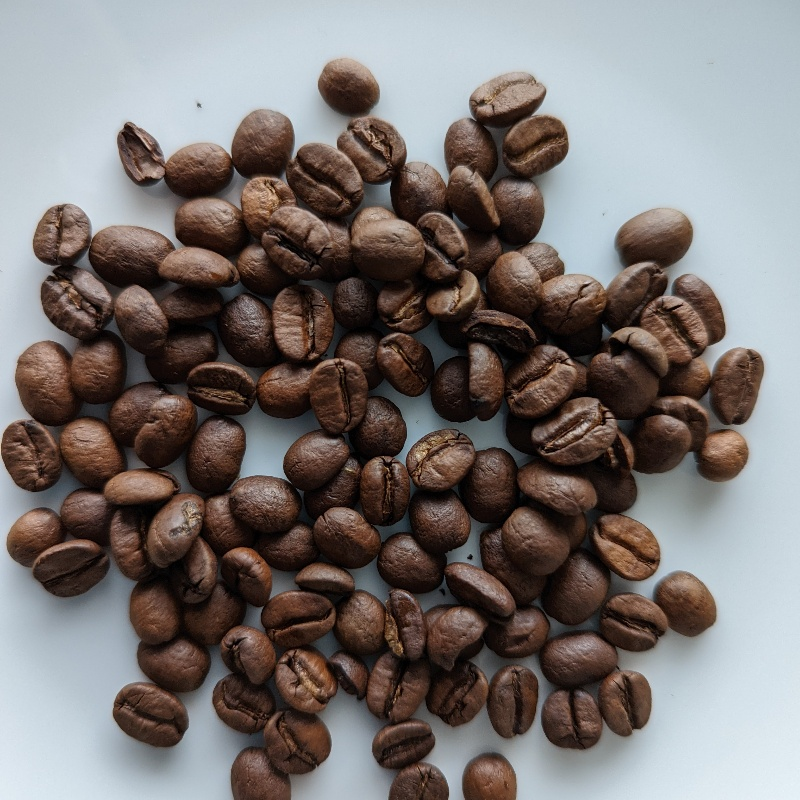
#> input picture RESEARCH/Coffee_beans/test/good/OK_good_002.jpg, 800 x 800 px; its folder holds 4 pictures in this run
$ jupyter execute --allow-errors testGrayscale.ipynb
#> lines starting #> are read from the running program, lines starting #| are printed output that depends on the picture
[cell 1]
import cv2
import glob
import os

# Define the path to the folder containing the color images
input_folder = '/Users/yashp/OneDrive/Desktop/Project/test/good/'

# Define the path to the folder where the grayscale images will be saved
output_folder = '/Users/yashp/OneDrive/Desktop/Project/test/Combinedtest/'

# Create the output folder if it doesn't exist
if not os.path.exists(output_folder):
    os.makedirs(output_folder)

# Loop through all images in the input folder
for filename in glob.glob(os.path.join(input_folder, '*.jpg')):
    # Load the color image
    img_color = cv2.imread(filename)
#> img_color is the input picture: shape (800, 800, 3); mean B, G, R 113.9, 115.8, 122.1

    # Convert the color image to grayscale
    img_gray = cv2.cvtColor(img_color, cv2.COLOR_BGR2GRAY)
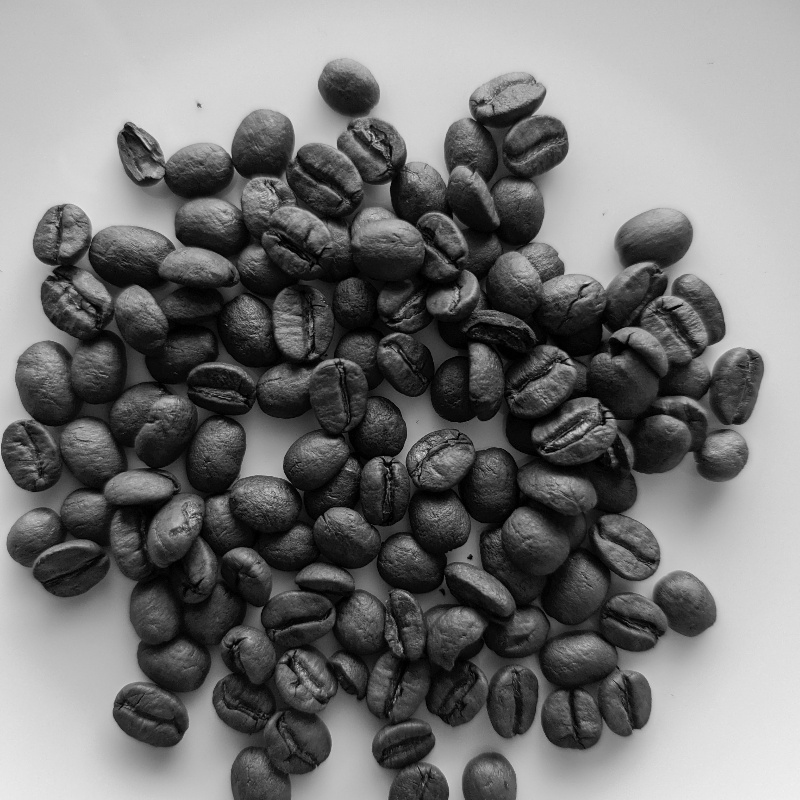
#> img_gray: shape (800, 800); min 0, max 241, mean 117.4

    # Save the grayscale image
    output_filename = os.path.join(output_folder, os.path.basename(filename))
    cv2.imwrite(output_filename, img_gray)
#> pass 2 of the loop `for filename in glob.glob(os.path.join(input_folder, '*.jpg')):`:
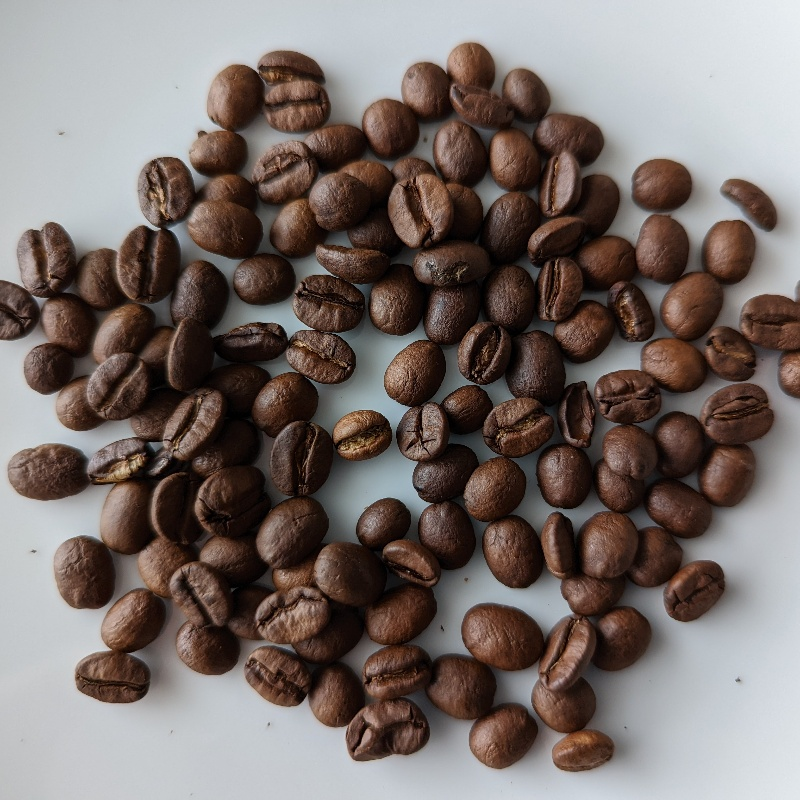
#> input picture RESEARCH/Coffee_beans/test/good/OK_good_003.jpg, 800 x 800 px
#> img_color is the input picture: shape (800, 800, 3); mean B, G, R 105.6, 109.5, 120.1
#> `img_gray = cv2.cvtColor(img_color, cv2.COLOR_BGR2GRAY)`:
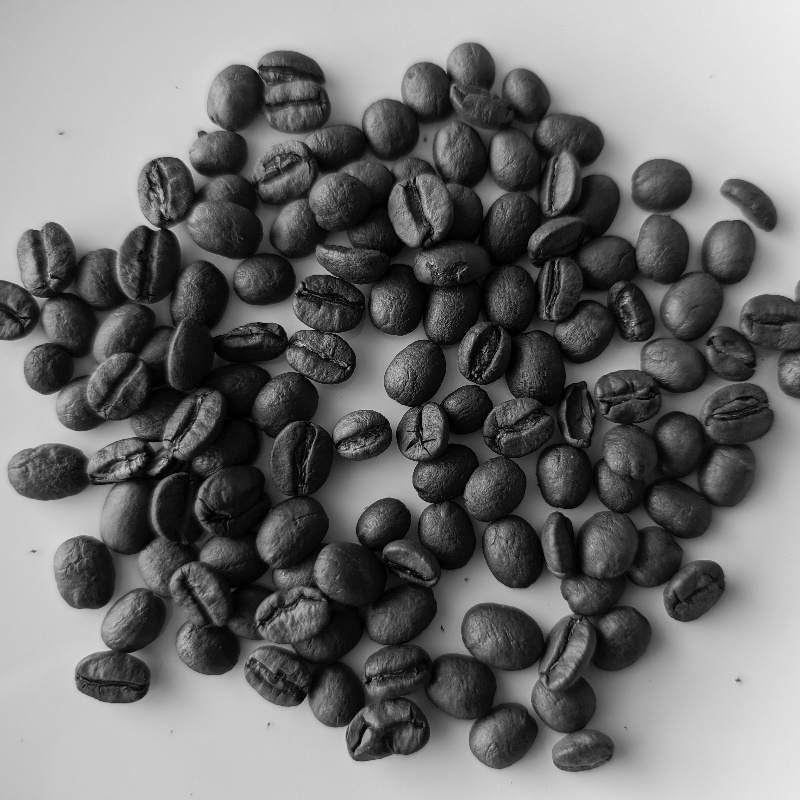
#> img_gray: shape (800, 800); min 0, max 238, mean 112.3
#> pass 3 of the loop `for filename in glob.glob(os.path.join(input_folder, '*.jpg')):`:
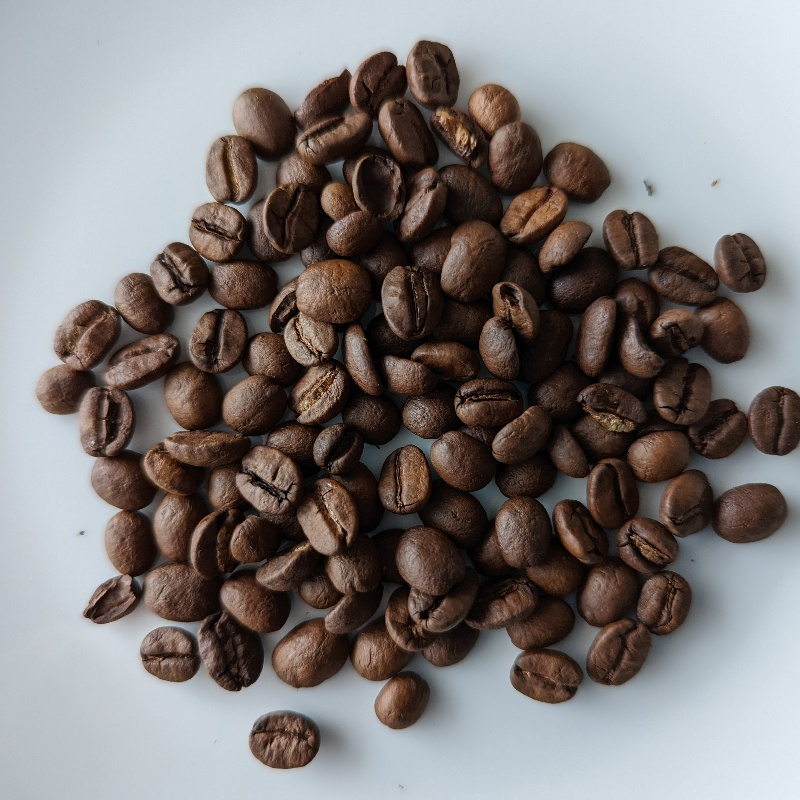
#> input picture RESEARCH/Coffee_beans/test/good/OK_good_005.jpg, 800 x 800 px
#> img_color is the input picture: shape (800, 800, 3); mean B, G, R 120.3, 121.7, 126.8
#> `img_gray = cv2.cvtColor(img_color, cv2.COLOR_BGR2GRAY)`:
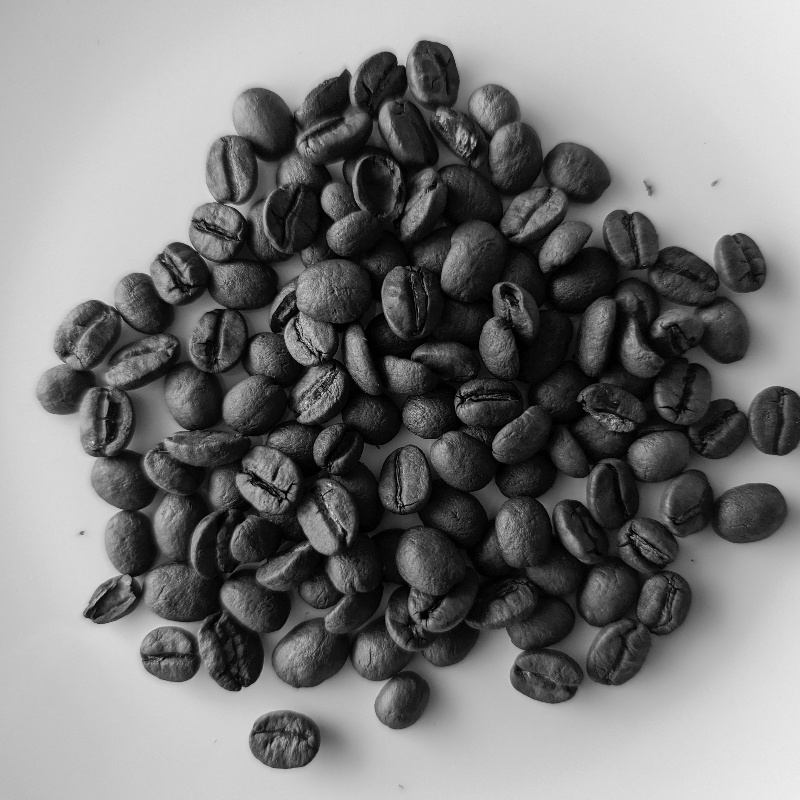
#> img_gray: shape (800, 800); min 0, max 238, mean 123
#> the loop made 4 passes; the first 3 are shown

[cell 2]
import cv2
import glob
import os

# Define the path to the folder containing the color images
input_folder = '/Users/yashp/OneDrive/Desktop/Project/test/candy/'

# Define the path to the folder where the grayscale images will be saved
output_folder = '/Users/yashp/OneDrive/Desktop/Project/test/Combinedtest/'

# Create the output folder if it doesn't exist
if not os.path.exists(output_folder):
    os.makedirs(output_folder)

# Loop through all images in the input folder
for filename in glob.glob(os.path.join(input_folder, '*.jpg')):
    # Load the color image
    img_color = cv2.imread(filename)

    # Convert the color image to grayscale
    img_gray = cv2.cvtColor(img_color, cv2.COLOR_BGR2GRAY)

    # Save the grayscale image
    output_filename = os.path.join(output_folder, os.path.basename(filename))
    cv2.imwrite(output_filename, img_gray)

#> (a cell that did not finish here is left out)

[cell 4]
import cv2
import glob
import os

# Define the path to the folder containing the color images
input_folder = '/Users/yashp/OneDrive/Desktop/Project/train/good/'

# Define the path to the folder where the grayscale images will be saved
output_folder = '/Users/yashp/OneDrive/Desktop/Project/train/combinedtrain/'

# Create the output folder if it doesn't exist
if not os.path.exists(output_folder):
    os.makedirs(output_folder)

# Loop through all images in the input folder
for filename in glob.glob(os.path.join(input_folder, '*.jpg')):
    # Load the color image
    img_color = cv2.imread(filename)

    # Convert the color image to grayscale
    img_gray = cv2.cvtColor(img_color, cv2.COLOR_BGR2GRAY)

    # Save the grayscale image
    output_filename = os.path.join(output_folder, os.path.basename(filename))
    cv2.imwrite(output_filename, img_gray)
#> pass 2 of the loop `for filename in glob.glob(os.path.join(input_folder, '*.jpg')):`:
#> pass 3 of the loop `for filename in glob.glob(os.path.join(input_folder, '*.jpg')):`:
#> the loop made 4 passes; the first 3 are shown
